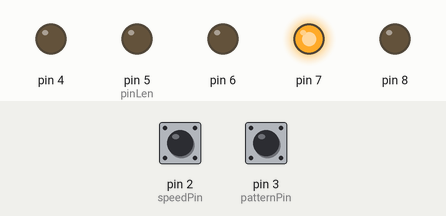
Simulated run of this sketch. Board: Arduino Uno, built with avr-gcc and run on an emulated ATmega328P. Parts: output pins drawn as LEDs (lit = HIGH). Dashed ring = blinking. The inputs (shaded band) are chosen by the test bench; at power-on: pin 3 (patternPin) HIGH, pin 2 (speedPin) HIGH.

Above: at 1.2 s.
1.3 s: pin 3 (patternPin) pulled LOW for 0.15 s
At 2.2 s:
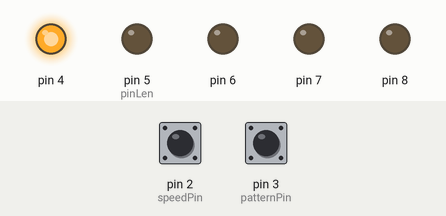
4.4 s: pin 3 (patternPin) pulled LOW for 1 s
At 5.2 s:
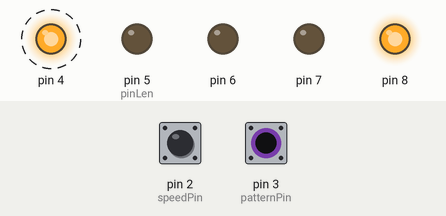
At 8.2 s:
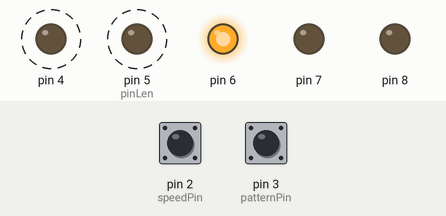
8.4 s: pin 3 (patternPin) pulsed LOW 2 times (0.12 s each, 0.3 s apart)
12.0 s: pin 3 (patternPin) pulled LOW for 0.15 s
At 12.4 s:
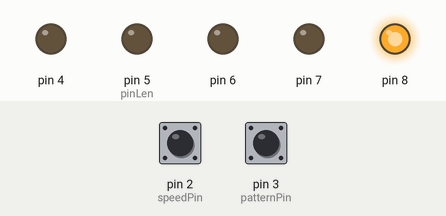
15.1 s: pin 3 (patternPin) pulled LOW for 3.2 s
19.8 s: pin 3 (patternPin) pulled LOW for 0.15 s
Timing chart, 0 to 23.9 s (numbered marks = the images above; inputs shaded):
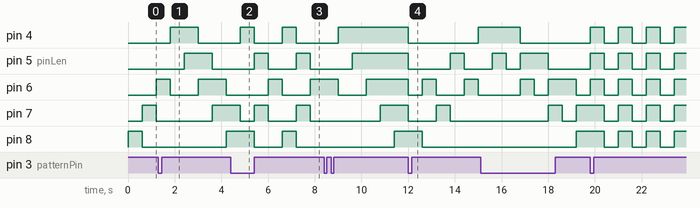

The sketch:

toyDiodes.ino
```cpp
#define pinLen 5
uint8_t p[pinLen] = {4, 5, 6, 7, 8};

const uint8_t patternPin = 3;
const uint8_t speedPin = 2;

const uint16_t defaultSpeed = 600;
const uint8_t patternCount = 8;

uint16_t speed = defaultSpeed;
uint8_t pattern = 0;
uint8_t patternIndex = 0;

const uint8_t patterns[patternCount][10][pinLen] = {
{{p[4]}, {p[3]}, {p[2]}, {p[1]}, {p[0]}},
//{{p[0]}, {p[1]}, {p[2]}, {p[3]}, {p[4]}},
{{p[0]}, {p[0], p[1]}, {p[1], p[2]}, {p[2], p[3]}, {p[3],p[4]}, {p[4]}, {}},
{{p[4], p[0]}, {p[3], p[1]}, {p[2]}},
{{p[2]}, {p[3], p[1]}, {p[4], p[0]}},
//{{p[4]}, {p[4], p[3]}, {p[4], p[3], p[2]}, {p[4], p[3], p[2], p[1]}, {p[4], p[3], p[2], p[1], p[0]}, {p[3], p[2], p[1], p[0]}, {p[2], p[1], p[0]}, {p[1], p[0]}, {p[0]}, {}},
{{p[0]}, {p[1], p[0]}, {p[2], p[1], p[0]}, {p[3], p[2], p[1], p[0]}, {p[4], p[3], p[2], p[1], p[0]}, {p[4], p[3], p[2], p[1]}, {p[4], p[3], p[2]}, {p[4], p[3]}, {p[4]}, {}},
{{p[4]}, {p[2]}, {p[3]}, {p[1]}, {p[2]}, {p[0]}, {p[1]}},
//{{p[0]}, {p[2]}, {p[1]}, {p[3]}, {p[2]}, {p[4]}, {p[3]}},
//{{p[4], p[3]}, {p[4]}, {p[3], p[2]}, {p[3]}, {p[2], p[1]}, {p[2]}, {p[1], p[0]}, {p[1]}, {p[0], p[4]}, {p[0]}},
{{p[0], p[1]}, {p[0]}, {p[1], p[2]}, {p[1]}, {p[2], p[3]}, {p[2]}, {p[3], p[4]}, {p[3]}, {p[4], p[0]}, {p[4]}},
{{p[0], p[1], p[2], p[3], p[4]}, {}}
};

const uint8_t patternSize[patternCount] = {5, 7, 3, 3, 10, 7, 10, 2};

void setup() {
  pinMode(patternPin, INPUT_PULLUP);
  pinMode(speedPin, INPUT_PULLUP);

  for (uint8_t pin : p)
    pinMode(pin, OUTPUT);

  attachInterrupt(digitalPinToInterrupt(patternPin), changePattern, FALLING);
  attachInterrupt(digitalPinToInterrupt(speedPin), changeSpeed, FALLING);
}

void loop() {
  showPatternStep();
  delay(speed);
}

void showPatternStep() {
  for (uint8_t pin : p)
    digitalWrite(pin, LOW);

  for (uint8_t i = 0; i < sizeof(patterns[pattern][patternIndex]); i++)
    digitalWrite(patterns[pattern][patternIndex][i], HIGH);

  patternIndex += 1;
  if (patternIndex >= patternSize[pattern])
    patternIndex = 0;
}

void changePattern() {
  delayMicroseconds(5000);
  if (digitalRead(patternPin) == 0) {
    pattern += 1;
    patternIndex = 0;
    if (pattern >= patternCount)
      pattern = 0;
  }
}

void changeSpeed() {
  delayMicroseconds(5000);
  if (digitalRead(speedPin) == 0) {
    speed -= 100;
    if (speed < 100)
      speed = defaultSpeed;
  }
}
```

Measured:
- after the input at 4.4 s, pin 6: LOW → HIGH after 1.6 s instead of 2.8 s
- after the input at 12.0 s, pin 5 (pinLen): HIGH → LOW after 0.01 s instead of 0.61 s; pin 7: HIGH → LOW after 0.01 s instead of 1.8 s; pin 8: HIGH → LOW after 0.61 s instead of 2.4 s
- by itself, pin 5 (pinLen): alternates HIGH for 0.60 s and LOW for 1.2 s
